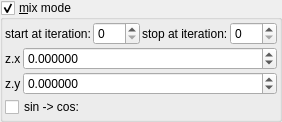
    <widget class="MyGroupBox" name="groupCheck_transf_function_enabledG_false">
     <property name="title">
      <string>&amp;mix mode</string>
     </property>
     <property name="checkable">
      <bool>true</bool>
     </property>
     <layout class="QVBoxLayout" name="verticalLayout_15" stretch="0,0">
      <property name="spacing">
       <number>2</number>
      </property>
      <property name="leftMargin">
       <number>2</number>
      </property>
      <property name="topMargin">
       <number>2</number>
      </property>
      <property name="rightMargin">
       <number>2</number>
      </property>
      <property name="bottomMargin">
       <number>2</number>
      </property>
      <item>
       <layout class="QHBoxLayout" name="horizontalLayout_17" stretch="0,1,0,1">
        <item>
         <widget class="QLabel" name="label_98">
          <property name="text">
           <string>start at iteration:</string>
          </property>
         </widget>
        </item>
        <item>
         <widget class="MySpinBox" name="spinboxInt_transf_start_iterations_G">
          <property name="sizePolicy">
           <sizepolicy hsizetype="Minimum" vsizetype="Maximum">
            <horstretch>0</horstretch>
            <verstretch>0</verstretch>
           </sizepolicy>
          </property>
          <property name="minimum">
           <number>0</number>
          </property>
          <property name="maximum">
           <number>999</number>
          </property>
          <property name="value">
           <number>0</number>
          </property>
         </widget>
        </item>
        <item>
         <widget class="QLabel" name="label_70">
          <property name="text">
           <string>stop at iteration:</string>
          </property>
         </widget>
        </item>
        <item>
         <widget class="MySpinBox" name="spinboxInt_transf_stop_iterations_G">
          <property name="sizePolicy">
           <sizepolicy hsizetype="Preferred" vsizetype="Maximum">
            <horstretch>0</horstretch>
            <verstretch>0</verstretch>
           </sizepolicy>
          </property>
          <property name="maximum">
           <number>999</number>
          </property>
         </widget>
        </item>
       </layout>
      </item>
      <item>
       <layout class="QGridLayout" name="gridLayout_15" columnstretch="0,1">
        <property name="spacing">
         <number>2</number>
        </property>
        <item row="1" column="1">
         <widget class="MyDoubleSpinBox" name="spinbox_transf_scaleF_1">
          <property name="sizePolicy">
           <sizepolicy hsizetype="Minimum" vsizetype="Maximum">
            <horstretch>0</horstretch>
            <verstretch>0</verstretch>
           </sizepolicy>
          </property>
          <property name="prefix">
           <string/>
          </property>
          <property name="suffix">
           <string/>
          </property>
          <property name="decimals">
           <number>6</number>
          </property>
          <property name="minimum">
           <double>-36000.000000000000000</double>
          </property>
          <property name="maximum">
           <double>36000.000000000000000</double>
          </property>
          <property name="singleStep">
           <double>0.100000000000000</double>
          </property>
         </widget>
        </item>
        <item row="1" column="0">
         <widget class="QLabel" name="label_122">
          <property name="text">
           <string notr="true">z.y</string>
          </property>
         </widget>
        </item>
        <item row="0" column="0">
         <widget class="QLabel" name="label_115">
          <property name="text">
           <string notr="true">z.x</string>
          </property>
         </widget>
        </item>
        <item row="0" column="1">
         <widget class="MyDoubleSpinBox" name="spinbox_transf_scaleC_1">
          <property name="sizePolicy">
           <sizepolicy hsizetype="Minimum" vsizetype="Maximum">
            <horstretch>0</horstretch>
            <verstretch>0</verstretch>
           </sizepolicy>
          </property>
          <property name="prefix">
           <string/>
          </property>
          <property name="suffix">
           <string/>
          </property>
          <property name="decimals">
           <number>6</number>
          </property>
          <property name="minimum">
           <double>-36000.000000000000000</double>
          </property>
          <property name="maximum">
           <double>36000.000000000000000</double>
          </property>
          <property name="singleStep">
           <double>0.100000000000000</double>
          </property>
         </widget>
        </item>
        <item row="2" column="0" colspan="2">
         <widget class="MyCheckBox" name="checkBox_transf_function_enabledw_false">
          <property name="text">
           <string>sin -&gt; cos:</string>
          </property>
         </widget>
        </item>
       </layout>
      </item>
     </layout>
    </widget>
